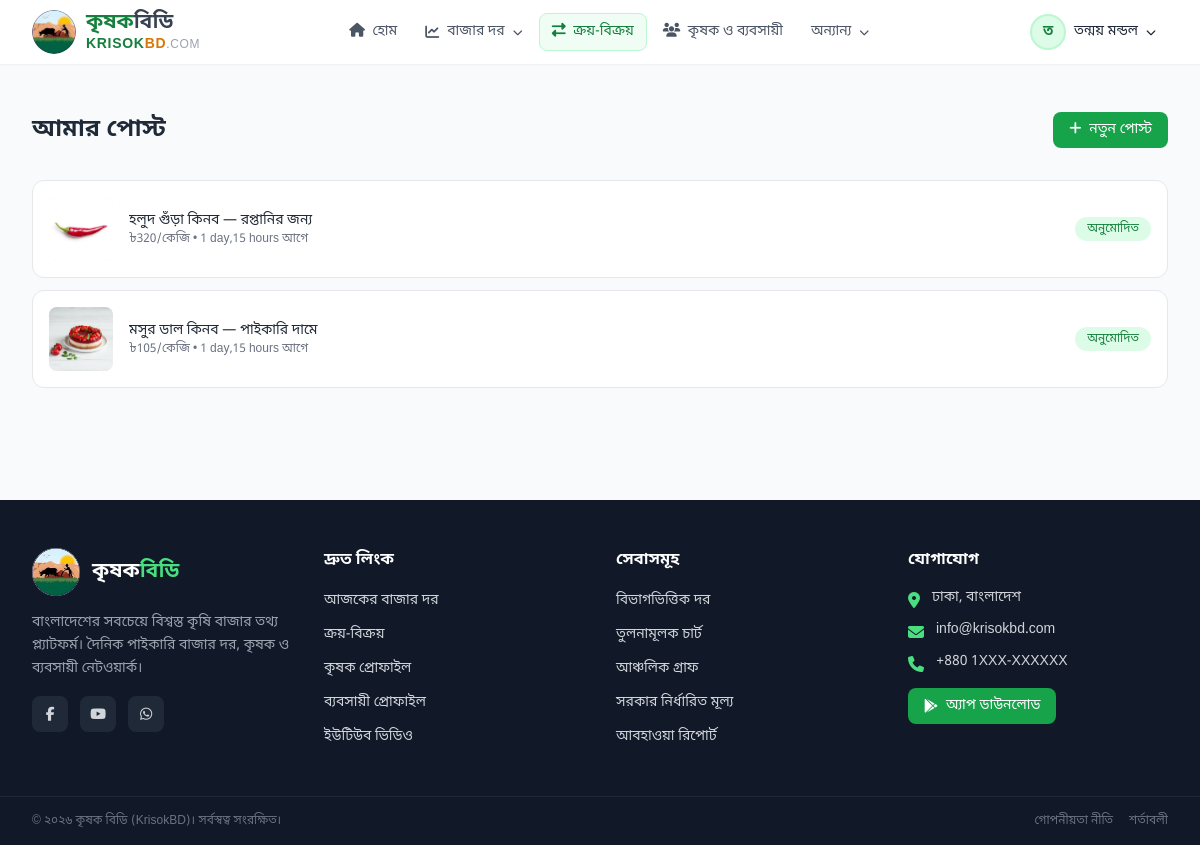
The page /marketplace/my-posts/ (signed in) on the database its author committed.
### accounts/models.py (models this page shows, shortened)
class User(AbstractUser):
    USER_TYPE_CHOICES = [
        ('farmer', 'কৃষক'),
        ('trader', 'ব্যবসায়ী'),
        ('general', 'সাধারণ'),
    ]
    SUBSCRIPTION_STATUS = [
        ('trial', 'ট্রায়াল'),
        ('active', 'সক্রিয়'),
        ('expired', 'মেয়াদ শেষ'),
    ]
    phone = models.CharField(max_length=20, blank=True)
    user_type = models.CharField(max_length=20, choices=USER_TYPE_CHOICES, default='general')
    district = models.CharField(max_length=100, blank=True)
    address = models.TextField(blank=True)
    avatar = models.ImageField(upload_to='avatars/', blank=True)
    is_verified = models.BooleanField(default=False)
    trial_start = models.DateTimeField(null=True, blank=True)
    trial_end = models.DateTimeField(null=True, blank=True)
    subscription_status = models.CharField(max_length=20, choices=SUBSCRIPTION_STATUS, default='trial')
    subscription_plan = models.ForeignKey(
        'SubscriptionPlan', on_delete=models.SET_NULL, null=True, blank=True, related_name='subscribers'
    )
    subscription_expires = models.DateTimeField(null=True, blank=True)
    class Meta:
        db_table = 'auth_user'

### marketplace/models.py (models this page shows, shortened)
class BuySellPost(models.Model):
    POST_TYPE_CHOICES = [
        ('sell', 'বিক্রয়'),
        ('buy', 'ক্রয়'),
    ]
    STATUS_CHOICES = [
        ('pending', 'অপেক্ষমান'),
        ('approved', 'অনুমোদিত'),
        ('sold', 'বিক্রিত'),
        ('closed', 'বন্ধ'),
    ]
    user = models.ForeignKey(settings.AUTH_USER_MODEL, on_delete=models.CASCADE, related_name='posts')
    post_type = models.CharField(max_length=10, choices=POST_TYPE_CHOICES)
    title = models.CharField(max_length=300)
    product_name = models.CharField(max_length=200)
    category = models.ForeignKey('market.ProductCategory', on_delete=models.SET_NULL, null=True, blank=True)
    quantity = models.CharField(max_length=100)
    price = models.DecimalField(max_digits=10, decimal_places=2)
    unit = models.CharField(max_length=50, default='কেজি')
    description = models.TextField(blank=True)
    image = models.ImageField(upload_to='posts/%Y/%m/', blank=True)
    location = models.CharField(max_length=200, blank=True)
    phone = models.CharField(max_length=20, blank=True)
    status = models.CharField(max_length=20, choices=STATUS_CHOICES, default='pending')
    is_featured = models.BooleanField(default=False)
    views_count = models.PositiveIntegerField(default=0)
    created_at = models.DateTimeField(auto_now_add=True)
    updated_at = models.DateTimeField(auto_now=True)
    class Meta:
        ordering = ['-created_at']

### marketplace/views.py (the view)
# urls.py: path('my-posts/', views.my_posts, name='my_posts'),
@login_required
def my_posts(request):
    posts = BuySellPost.objects.filter(user=request.user)
    return render(request, 'marketplace/my_posts.html', {'posts': posts})

### templates/marketplace/my_posts.html (shortened to what this page needs)
{% extends "base.html" %}
{% block content %}
<section class="py-8 md:py-12">
    <div class="max-w-7xl mx-auto px-4 sm:px-6 lg:px-8">
        <div class="flex items-center justify-between mb-8">
            <h1 class="text-2xl font-bold text-gray-800">আমার পোস্ট</h1>
            <a href="{% url 'marketplace:post_create' %}" class="px-4 py-2 bg-primary-600 text-white text-sm rounded-lg hover:bg-primary-700 transition">
                <i class="fas fa-plus mr-1"></i> নতুন পোস্ট
            </a>
        </div>
        <div class="space-y-3">
            {% for post in posts %}
            <div class="bg-white rounded-xl border border-gray-200 p-4 flex items-center gap-4">
                <div class="w-16 h-16 bg-gray-100 rounded-lg overflow-hidden shrink-0">
                    {% if post.image %}
                    <img src="{{ post.image.url }}" class="w-full h-full object-cover">
                    {% else %}
                    <div class="w-full h-full flex items-center justify-center"><i class="fas fa-seedling text-gray-300 text-xl"></i></div>
                    {% endif %}
                </div>
                <div class="flex-1 min-w-0">
                    <h3 class="font-medium text-gray-800 text-sm truncate">{{ post.title }}</h3>
                    <p class="text-xs text-gray-500">৳{{ post.price|floatformat:0 }}/{{ post.unit }} • {{ post.created_at|timesince }} আগে</p>
                </div>
                <span class="px-3 py-1 text-xs font-medium rounded-full shrink-0
                    {% if post.status == 'approved' %}bg-green-100 text-green-700
                    {% elif post.status == 'pending' %}bg-amber-100 text-amber-700
                    {% elif post.status == 'sold' %}bg-blue-100 text-blue-700
                    {% else %}bg-gray-100 text-gray-500{% endif %}">
                    {{ post.get_status_display }}
                </span>
            </div>
            {% empty %}
            <div class="text-center py-16 text-gray-400">
                <i class="fas fa-clipboard-list text-4xl mb-3 block"></i>
                <p>আপনার কোনো পোস্ট নেই</p>
                <a href="{% url 'marketplace:post_create' %}" class="inline-block mt-3 text-primary-600 hover:underline text-sm">প্রথম পোস্ট দিন</a>
            </div>
            {% endfor %}
        </div>
    </div>
</section>
{% endblock %}

### templates/components/_navbar_inner.html (shortened to what this page needs)
{% load static %}
<nav class="bg-white shadow-sm sticky top-0 z-50" x-data="{ mobileMenu: false, marketDrop: false, othersDrop: false }">
    <div class="max-w-7xl mx-auto px-4 sm:px-6 lg:px-8">
        <div class="flex items-center justify-between h-16">
            <a href="{% url 'core:home' %}" class="flex items-center gap-2.5 shrink-0">
                <img src="{% static 'images/logo.jpg' %}" alt="কৃষক বিডি" class="w-11 h-11 rounded-full object-cover">
                <div class="leading-tight">
                    <span class="text-xl font-bold text-primary-700">কৃষক</span><span class="text-xl font-bold text-gray-700">বিডি</span>
                    <span class="block text-sm font-bold -mt-0.5 tracking-wider">
                        <span class="text-primary-700">KRISOK</span><span class="text-amber-600">BD</span><span class="text-gray-400 font-normal text-xs">.COM</span>
                    </span>
                </div>
            </a>
            <div class="hidden lg:flex items-center gap-1">
                <a href="{% url 'core:home' %}"
                   class="px-3 py-2 rounded-lg text-sm font-medium transition
                   {% if nav_section == 'home' %}text-primary-700 bg-primary-50 border border-primary-200{% else %}text-gray-600 hover:text-primary-700 hover:bg-primary-50{% endif %}">
                    <i class="fas fa-home mr-1"></i> হোম
                </a>
                <div class="relative" @mouseenter="clearTimeout($el._timer); marketDrop = true" @mouseleave="$el._timer = setTimeout(() => marketDrop = false, 150)">
                    <button class="px-3 py-2 rounded-lg text-sm font-medium transition flex items-center gap-1
                        {% if nav_section == 'market' %}text-primary-700 bg-primary-50 border border-primary-200{% else %}text-gray-600 hover:text-primary-700 hover:bg-primary-50{% endif %}">
                        <i class="fas fa-chart-line mr-1"></i> বাজার দর
                        <i class="fas fa-chevron-down text-[10px] ml-1"></i>
                    </button>
                </div>
                <a href="{% url 'marketplace:post_list' %}"
                   class="px-3 py-2 rounded-lg text-sm font-medium transition
                   {% if nav_section == 'buysell' %}text-primary-700 bg-primary-50 border border-primary-200{% else %}text-gray-600 hover:text-primary-700 hover:bg-primary-50{% endif %}">
                    <i class="fas fa-exchange-alt mr-1"></i> ক্রয়-বিক্রয়
                </a>
                <a href="{% url 'marketplace:profile_list' %}"
                   class="px-3 py-2 rounded-lg text-sm font-medium transition
                   {% if nav_section == 'profiles' %}text-primary-700 bg-primary-50 border border-primary-200{% else %}text-gray-600 hover:text-primary-700 hover:bg-primary-50{% endif %}">
                    <i class="fas fa-users mr-1"></i> কৃষক ও ব্যবসায়ী
                </a>
                <div class="relative" @mouseenter="clearTimeout($el._timer); othersDrop = true" @mouseleave="$el._timer = setTimeout(() => othersDrop = false, 150)">
                    <button class="px-3 py-2 rounded-lg text-sm font-medium transition flex items-center gap-1
                        {% if nav_section == 'others' or nav_section == 'videos' %}text-primary-700 bg-primary-50 border border-primary-200{% else %}text-gray-600 hover:text-primary-700 hover:bg-primary-50{% endif %}">
                        অন্যান্য
                        <i class="fas fa-chevron-down text-[10px] ml-1"></i>
                    </button>
                </div>
            </div>
            <div class="hidden lg:flex items-center gap-2">
                {% if user.is_authenticated %}
                <div class="relative" x-data="{ userDrop: false }">
                    <button @click="userDrop = !userDrop" class="flex items-center gap-2 px-3 py-2 rounded-lg hover:bg-gray-100 transition">
                        <div class="relative">
                            {% if user.avatar %}
                            <img src="{{ user.avatar.url }}" alt="{{ user.first_name }}" class="w-9 h-9 rounded-full object-cover border-2 border-primary-200">
                            {% else %}
                            <div class="w-9 h-9 bg-primary-100 text-primary-700 rounded-full flex items-center justify-center text-sm font-bold border-2 border-primary-200">
                                {{ user.first_name|first|default:user.username|first }}
                            </div>
                            {% endif %}
                        </div>
                        <span class="text-sm font-medium">{{ user.first_name|default:user.username }}</span>
                        <i class="fas fa-chevron-down text-[10px]"></i>
                    </button>
                </div>
                {% endif %}
            </div>
        </div>
    </div>
</nav>

### templates/base.html (style rules this page uses)
body { font-family: 'Noto Sans Bengali', 'SolaimanLipi', sans-serif; }

### rows shown on the page
BuySellPost: image (picture), title "হলুদ গুঁড়া কিনব — রপ্তানির জন্য", price "320", unit "কেজি", created_at "1 day,15 hours", status "অনুমোদিত"
BuySellPost: image (picture), title "মসুর ডাল কিনব — পাইকারি দামে", price "105", unit "কেজি", created_at "1 day,15 hours", status "অনুমোদিত"

### other values the page prints
{{ user.first_name|first|default:user.username|first }} "ত"
{{ user.first_name|default:user.username }} "তন্ময় মন্ডল"
